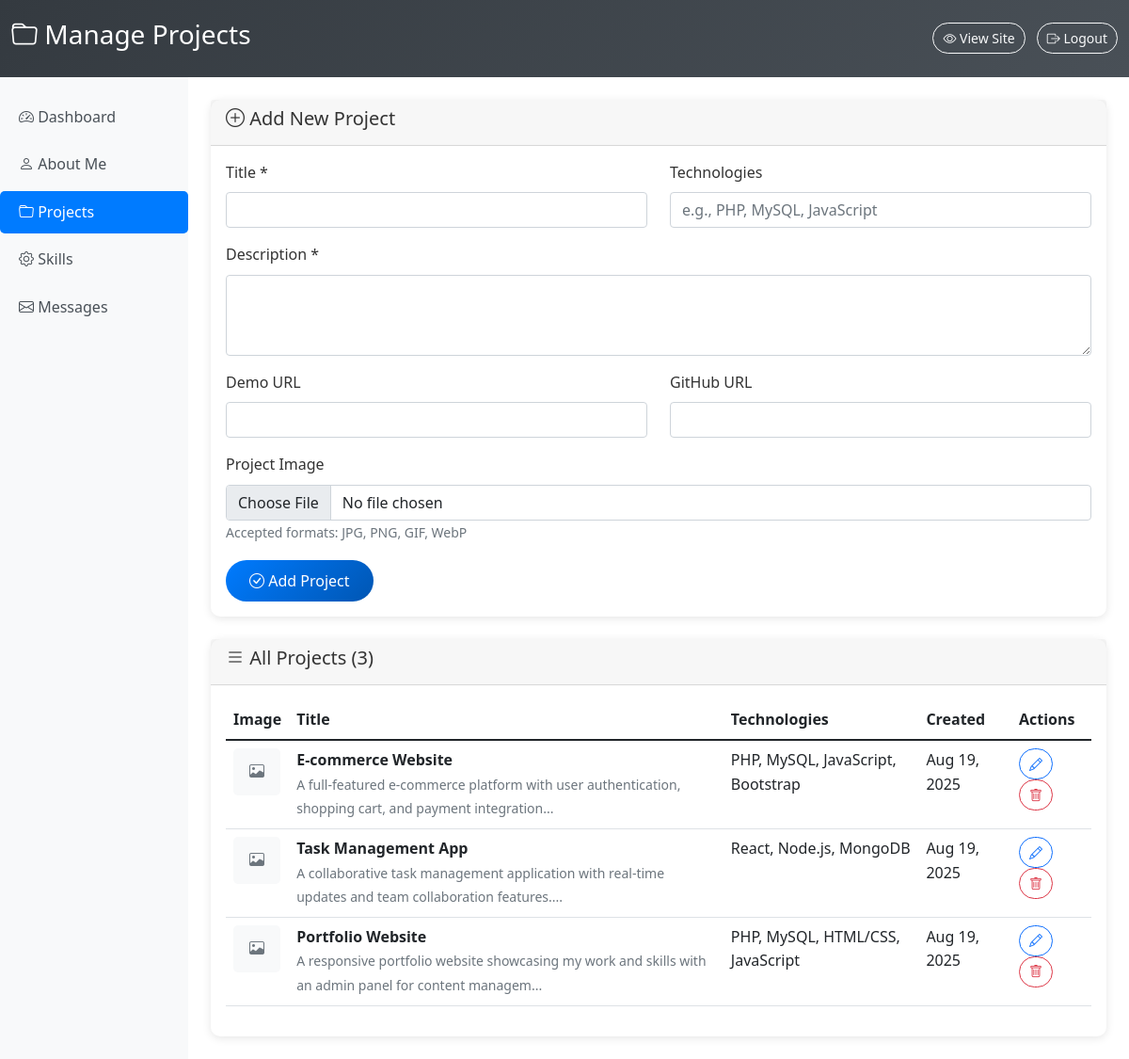
Screenshot of /admin/projects.php (signed in) with the database file from the repository.
### tables this page shows
CREATE TABLE IF NOT EXISTS projects (
    id INT AUTO_INCREMENT PRIMARY KEY,
    title VARCHAR(255) NOT NULL,
    description TEXT,
    image VARCHAR(255),
    technologies VARCHAR(500),
    demo_url VARCHAR(255),
    github_url VARCHAR(255),
    created_at TIMESTAMP DEFAULT CURRENT_TIMESTAMP,
    updated_at TIMESTAMP DEFAULT CURRENT_TIMESTAMP ON UPDATE CURRENT_TIMESTAMP
);

### admin/projects.php (the view, shortened to what this page needs)
<?php
try {
    $pdo = getConnection();
    $stmt = $pdo->query("SELECT * FROM projects ORDER BY created_at DESC");
    $projects = $stmt->fetchAll(PDO::FETCH_ASSOC);
    $editing_project = null;
} catch(PDOException $e) {
    $error = "Database error: " . $e->getMessage();
}
?>
<!DOCTYPE html>
<html lang="en">
<head>
    <link href="https://cdn.jsdelivr.net/npm/bootstrap@5.1.3/dist/css/bootstrap.min.css" rel="stylesheet">
    <link href="https://cdn.jsdelivr.net/npm/bootstrap-icons@1.7.2/font/bootstrap-icons.css" rel="stylesheet">
    <link href="../css/style.css" rel="stylesheet">
</head>
<body>
    <header class="admin-header">
        <div class="container-fluid">
            <div class="row align-items-center">
                <div class="col">
                    <h3><i class="bi bi-folder"></i> Manage Projects</h3>
                </div>
                <div class="col-auto">
                    <a href="../index.php" class="btn btn-outline-light btn-sm me-2" target="_blank">
                        <i class="bi bi-eye"></i> View Site
                    </a>
                    <a href="logout.php" class="btn btn-outline-light btn-sm">
                        <i class="bi bi-box-arrow-right"></i> Logout
                    </a>
                </div>
            </div>
        </div>
    </header>
    <div class="container-fluid">
        <div class="row">
            <nav class="col-md-3 col-lg-2 admin-sidebar">
                <ul class="nav flex-column admin-nav">
                    <li class="nav-item">
                        <a class="nav-link" href="index.php">
                            <i class="bi bi-speedometer2"></i> Dashboard
                        </a>
                    </li>
                    <li class="nav-item">
                        <a class="nav-link" href="about.php">
                            <i class="bi bi-person"></i> About Me
                        </a>
                    </li>
                    <li class="nav-item">
                        <a class="nav-link active" href="projects.php">
                            <i class="bi bi-folder"></i> Projects
                        </a>
                    </li>
                    <li class="nav-item">
                        <a class="nav-link" href="skills.php">
                            <i class="bi bi-gear"></i> Skills
                        </a>
                    </li>
                    <li class="nav-item">
                        <a class="nav-link" href="messages.php">
                            <i class="bi bi-envelope"></i> Messages
                        </a>
                    </li>
                </ul>
            </nav>
            <main class="col-md-9 ms-sm-auto col-lg-10 px-md-4">
                <div class="py-4">
                    <div class="card admin-card mb-4">
                        <div class="card-header">
                            <h5>
                                <i class="bi bi-plus-circle"></i>
                                <?php echo $editing_project ? 'Edit Project' : 'Add New Project'; ?>
                            </h5>
                        </div>
                        <div class="card-body">
                            <form method="POST" enctype="multipart/form-data">
                                <div class="row">
                                    <div class="col-md-6">
                                        <div class="mb-3">
                                            <label for="title" class="form-label">Title *</label>
                                            <input type="text" class="form-control" id="title" name="title" required
                                                   value="<?php echo htmlspecialchars($editing_project['title'] ?? ''); ?>">
                                        </div>
                                    </div>
                                    <div class="col-md-6">
                                        <div class="mb-3">
                                            <label for="technologies" class="form-label">Technologies</label>
                                            <input type="text" class="form-control" id="technologies" name="technologies"
                                                   placeholder="e.g., PHP, MySQL, JavaScript"
                                                   value="<?php echo htmlspecialchars($editing_project['technologies'] ?? ''); ?>">
                                        </div>
                                    </div>
                                </div>
                                <div class="mb-3">
                                    <label for="description" class="form-label">Description *</label>
                                    <textarea class="form-control" id="description" name="description" rows="3" required><?php echo htmlspecialchars($editing_project['description'] ?? ''); ?></textarea>
                                </div>
                                <div class="row">
                                    <div class="col-md-6">
                                        <div class="mb-3">
                                            <label for="demo_url" class="form-label">Demo URL</label>
                                            <input type="url" class="form-control" id="demo_url" name="demo_url"
                                                   value="<?php echo htmlspecialchars($editing_project['demo_url'] ?? ''); ?>">
                                        </div>
                                    </div>
                                    <div class="col-md-6">
                                        <div class="mb-3">
                                            <label for="github_url" class="form-label">GitHub URL</label>
                                            <input type="url" class="form-control" id="github_url" name="github_url"
                                                   value="<?php echo htmlspecialchars($editing_project['github_url'] ?? ''); ?>">
                                        </div>
                                    </div>
                                </div>
                                <div class="mb-3">
                                    <label for="image" class="form-label">Project Image</label>
                                    <input type="file" class="form-control" id="image" name="image" accept="image/*" onchange="previewImage(this)">
                                    <small class="form-text text-muted">Accepted formats: JPG, PNG, GIF, WebP</small>
                                </div>
                                <div class="d-flex gap-2">
                                    <button type="submit" class="btn btn-primary">
                                        <i class="bi bi-check-circle"></i>
                                        <?php echo $editing_project ? 'Update Project' : 'Add Project'; ?>
                                    </button>
                                </div>
                            </form>
                        </div>
                    </div>
                    <div class="card admin-card">
                        <div class="card-header">
                            <h5><i class="bi bi-list"></i> All Projects (<?php echo count($projects); ?>)</h5>
                        </div>
                        <div class="card-body">
                            <?php if (empty($projects)): ?>
                                <p class="text-muted text-center py-4">No projects added yet.</p>
                            <?php else: ?>
                                <div class="table-responsive">
                                    <table class="table table-hover">
                                        <thead>
                                            <tr>
                                                <th>Image</th>
                                                <th>Title</th>
                                                <th>Technologies</th>
                                                <th>Created</th>
                                                <th>Actions</th>
                                            </tr>
                                        </thead>
                                        <tbody>
                                            <?php foreach ($projects as $project): ?>
                                            <tr>
                                                <td>
                                                    <?php if (!empty($project['image'])): ?>
                                                        <img src="../uploads/<?php echo htmlspecialchars($project['image']); ?>"
                                                             alt="<?php echo htmlspecialchars($project['title']); ?>"
                                                             style="width: 50px; height: 50px; object-fit: cover; border-radius: 5px;">
                                                    <?php else: ?>
                                                        <div class="bg-light d-flex align-items-center justify-content-center"
                                                             style="width: 50px; height: 50px; border-radius: 5px;">
                                                            <i class="bi bi-image text-muted"></i>
                                                        </div>
                                                    <?php endif; ?>
                                                </td>
                                                <td>
                                                    <strong><?php echo htmlspecialchars($project['title']); ?></strong>
                                                    <br>
                                                    <small class="text-muted"><?php echo substr(htmlspecialchars($project['description']), 0, 100); ?>...</small>
                                                </td>
                                                <td><?php echo htmlspecialchars($project['technologies']); ?></td>
                                                <td><?php echo date('M j, Y', strtotime($project['created_at'])); ?></td>
                                                <td>
                                                    <a href="?edit=<?php echo $project['id']; ?>" class="btn btn-sm btn-outline-primary">
                                                        <i class="bi bi-pencil"></i>
                                                    </a>
                                                    <button onclick="confirmDelete('project', <?php echo $project['id']; ?>)" class="btn btn-sm btn-outline-danger">
                                                        <i class="bi bi-trash"></i>
                                                    </button>
                                                </td>
                                            </tr>
                                            <?php endforeach; ?>
                                        </tbody>
                                    </table>
                                </div>
                            <?php endif; ?>
                        </div>
                    </div>
                </div>
            </main>
        </div>
    </div>
</body>
</html>

### css/style.css (style rules this page uses)
body { font-family: 'Segoe UI', Tahoma, Geneva, Verdana, sans-serif; line-height: 1.6; color: #333; }
.btn { border-radius: 25px; padding: 10px 25px; font-weight: 500; transition: all 0.3s ease; }
.btn-primary { background: linear-gradient(135deg, #007bff, #0056b3); border: none; }
html { scroll-behavior: smooth; }
.admin-header { background: linear-gradient(135deg, #343a40, #495057); color: white; padding: 20px 0; }
.admin-sidebar { background-color: #f8f9fa; min-height: calc(100vh - 76px); padding: 20px 0; }
.admin-nav .nav-link { color: #495057; padding: 10px 20px; border-radius: 5px; margin-bottom: 5px; transition: all 0.3s ease; }
.admin-nav .nav-link:hover, .admin-nav .nav-link.active { background-color: #007bff; color: white; }
.admin-card { border: none; border-radius: 10px; box-shadow: 0 2px 10px rgba(0, 0, 0, 0.1); }
.table-responsive { border-radius: 10px; overflow: hidden; }
.btn-sm { padding: 5px 10px; font-size: 0.875rem; }
.form-label { font-weight: 500; margin-bottom: 8px; }

### rows the page displays
projects: title "E-commerce Website", description "A full-featured e-commerce platform with user authentication, shopping cart, and payment integration", technologies "PHP, MySQL, JavaScript, Bootstrap", created_at "Aug 19, 2025"
projects: title "Task Management App", description "A collaborative task management application with real-time updates and team collaboration features.", technologies "React, Node.js, MongoDB", created_at "Aug 19, 2025"
projects: title "Portfolio Website", description "A responsive portfolio website showcasing my work and skills with an admin panel for content managem", technologies "PHP, MySQL, HTML/CSS, JavaScript", created_at "Aug 19, 2025"

### other values shown
count($projects) "3"
